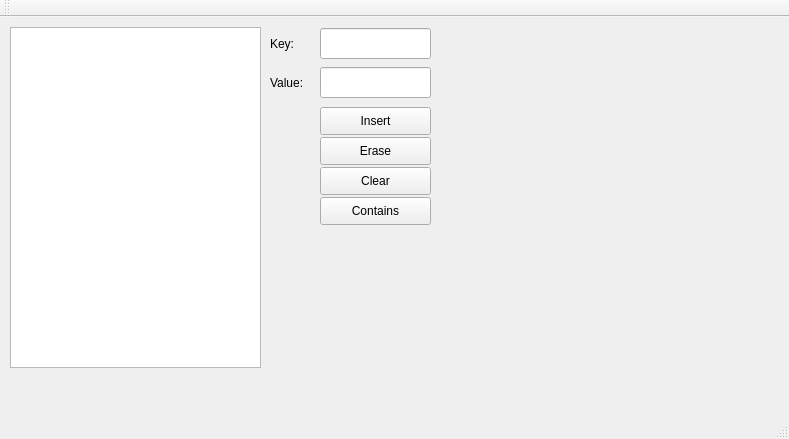
<?xml version="1.0" encoding="UTF-8"?>
<ui version="4.0">
 <class>Task2Class</class>
 <widget class="QMainWindow" name="Task2Class">
  <property name="geometry">
   <rect>
    <x>0</x>
    <y>0</y>
    <width>789</width>
    <height>439</height>
   </rect>
  </property>
  <property name="windowTitle">
   <string>Task2</string>
  </property>
  <widget class="QWidget" name="centralWidget">
   <widget class="QListWidget" name="listWidget">
    <property name="geometry">
     <rect>
      <x>10</x>
      <y>10</y>
      <width>251</width>
      <height>341</height>
     </rect>
    </property>
   </widget>
   <widget class="QPushButton" name="insertBtn">
    <property name="geometry">
     <rect>
      <x>320</x>
      <y>90</y>
      <width>111</width>
      <height>28</height>
     </rect>
    </property>
    <property name="text">
     <string>Insert</string>
    </property>
   </widget>
   <widget class="QLineEdit" name="keyLE">
    <property name="geometry">
     <rect>
      <x>320</x>
      <y>11</y>
      <width>111</width>
      <height>31</height>
     </rect>
    </property>
   </widget>
   <widget class="QLineEdit" name="valueLE">
    <property name="geometry">
     <rect>
      <x>320</x>
      <y>50</y>
      <width>111</width>
      <height>31</height>
     </rect>
    </property>
   </widget>
   <widget class="QLabel" name="label">
    <property name="geometry">
     <rect>
      <x>270</x>
      <y>16</y>
      <width>41</width>
      <height>21</height>
     </rect>
    </property>
    <property name="text">
     <string>Key:</string>
    </property>
   </widget>
   <widget class="QLabel" name="label_2">
    <property name="geometry">
     <rect>
      <x>270</x>
      <y>50</y>
      <width>41</width>
      <height>31</height>
     </rect>
    </property>
    <property name="text">
     <string>Value:</string>
    </property>
   </widget>
   <widget class="QPushButton" name="eraseBtn">
    <property name="geometry">
     <rect>
      <x>320</x>
      <y>120</y>
      <width>111</width>
      <height>28</height>
     </rect>
    </property>
    <property name="text">
     <string>Erase</string>
    </property>
   </widget>
   <widget class="QPushButton" name="clearBtn">
    <property name="geometry">
     <rect>
      <x>320</x>
      <y>150</y>
      <width>111</width>
      <height>28</height>
     </rect>
    </property>
    <property name="text">
     <string>Clear</string>
    </property>
   </widget>
   <widget class="QPushButton" name="containsBtn">
    <property name="geometry">
     <rect>
      <x>320</x>
      <y>180</y>
      <width>111</width>
      <height>28</height>
     </rect>
    </property>
    <property name="text">
     <string>Contains</string>
    </property>
   </widget>
  </widget>
  <widget class="QMenuBar" name="menuBar">
   <property name="geometry">
    <rect>
     <x>0</x>
     <y>0</y>
     <width>789</width>
     <height>26</height>
    </rect>
   </property>
  </widget>
  <widget class="QToolBar" name="mainToolBar">
   <attribute name="toolBarArea">
    <enum>TopToolBarArea</enum>
   </attribute>
   <attribute name="toolBarBreak">
    <bool>false</bool>
   </attribute>
  </widget>
  <widget class="QStatusBar" name="statusBar"/>
 </widget>
 <layoutdefault spacing="6" margin="11"/>
 <resources>
  <include location="Task2.qrc"/>
 </resources>
 <connections/>
</ui>
